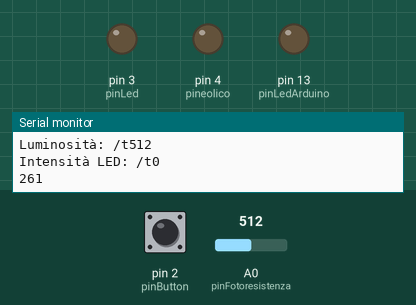
This sketch was run on a simulated Arduino Uno, built with avr-gcc and run on an emulated ATmega328P. Parts: output pins drawn as LEDs (lit = HIGH), the last lines printed to the serial monitor. The test bench sets the inputs (shaded band); at power-on: A0 (pinFotoresistenza) = 512, pin 2 (pinButton) LOW.

Above: at 1.2 s.
1.3 s: A0 (pinFotoresistenza) set to 0
At 1.8 s:
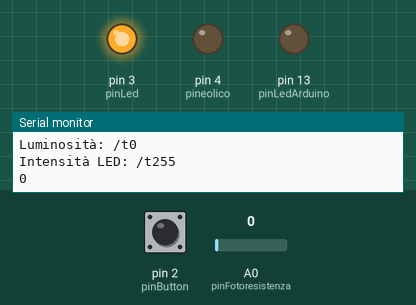
2.8 s: pin 2 (pinButton) pulled HIGH for 0.15 s
At 3.8 s:
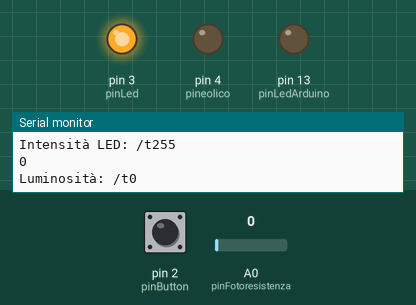
4.4 s: A0 (pinFotoresistenza) set to 3
At 4.8 s:
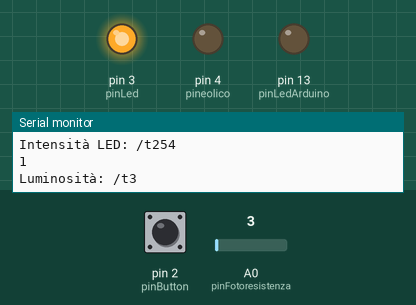
5.9 s: pin 2 (pinButton) pulled HIGH for 0.15 s
At 6.04 s:
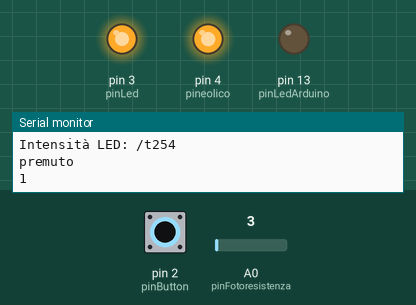
7.6 s: A0 (pinFotoresistenza) set to 306
At 8.0 s:
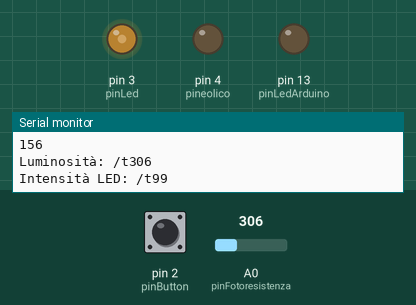
9.1 s: pin 2 (pinButton) pulled HIGH for 3.2 s
At 10.1 s:
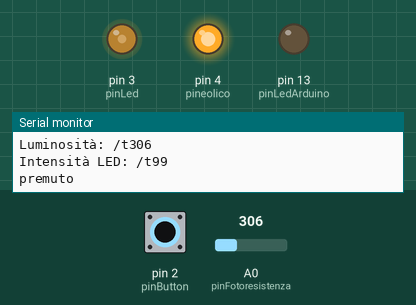
Timing chart, 0 to 13.9 s (numbered marks = the images above; inputs shaded):
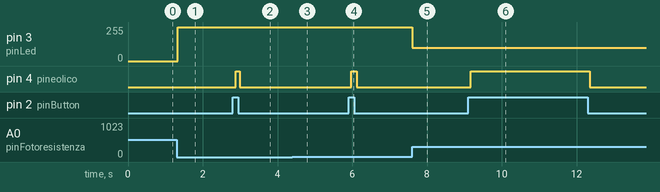

The sketch:

sketch_jan15a.ino
```cpp
int pinFotoresistenza=A0;
int pineolico=4;
int pinLed=3;
int pinLedArduino=13;
int intensita;
int pinButton=2;
boolean premuto=false;
int pulsante;
int serialread;
unsigned int diffintensita;
int luminosita;
void setup(){
  pinMode(pinButton, INPUT);
  pinMode(pinFotoresistenza, INPUT);
  pinMode(pinLed, OUTPUT);
  pinMode(pineolico, OUTPUT);
  pinMode(pinLedArduino, OUTPUT);
  digitalWrite(pinLedArduino, LOW);
  Serial.begin(9600);
}
void loop(){
  pulsante=digitalRead(pinButton);
  luminosita=analogRead(pinFotoresistenza);
  diffintensita=map(luminosita, 0,500, 0,255);
  Serial.println (diffintensita);
  intensita=255-diffintensita;
  if (intensita<0){
    intensita=0;
  }
  if (intensita>255){
    intensita=255;
  }
  if(premuto==false){
    analogWrite(pinLed, intensita);
  }
  Serial.print("Luminosità: /t");
  Serial.println(luminosita);
  Serial.print("Intensità LED: /t");
  Serial.println(intensita);
  if(pulsante==HIGH){
    Serial.println("premuto");
    digitalWrite(pineolico, HIGH);
    //premuto=true;
  }
  if(pulsante==0){
    digitalWrite(pineolico, 0);
  }
  if (premuto==true){
    analogWrite(pinLed, 0);
    if(pulsante==HIGH){
      premuto==0;
      Serial.println(premuto);
    }
  }
  delay(10);
}
```

Measured:
- after the input at 1.3 s, pin 3 (pinLed): 0/255 → 255/255 at once
- after the input at 2.8 s, pin 4 (pineolico): LOW → HIGH after 0.09 s, → LOW 0.10 s later
- after the input at 4.4 s, pin 3 (pinLed): 255/255 → 254/255 at once
- after the input at 5.9 s, pin 4 (pineolico): LOW → HIGH after 0.07 s, → LOW 0.16 s later
- after the input at 7.6 s, pin 3 (pinLed): 254/255 → 99/255 at once
- after the input at 9.1 s, pin 4 (pineolico): LOW → HIGH after 0.06 s, → LOW 3.2 s later
